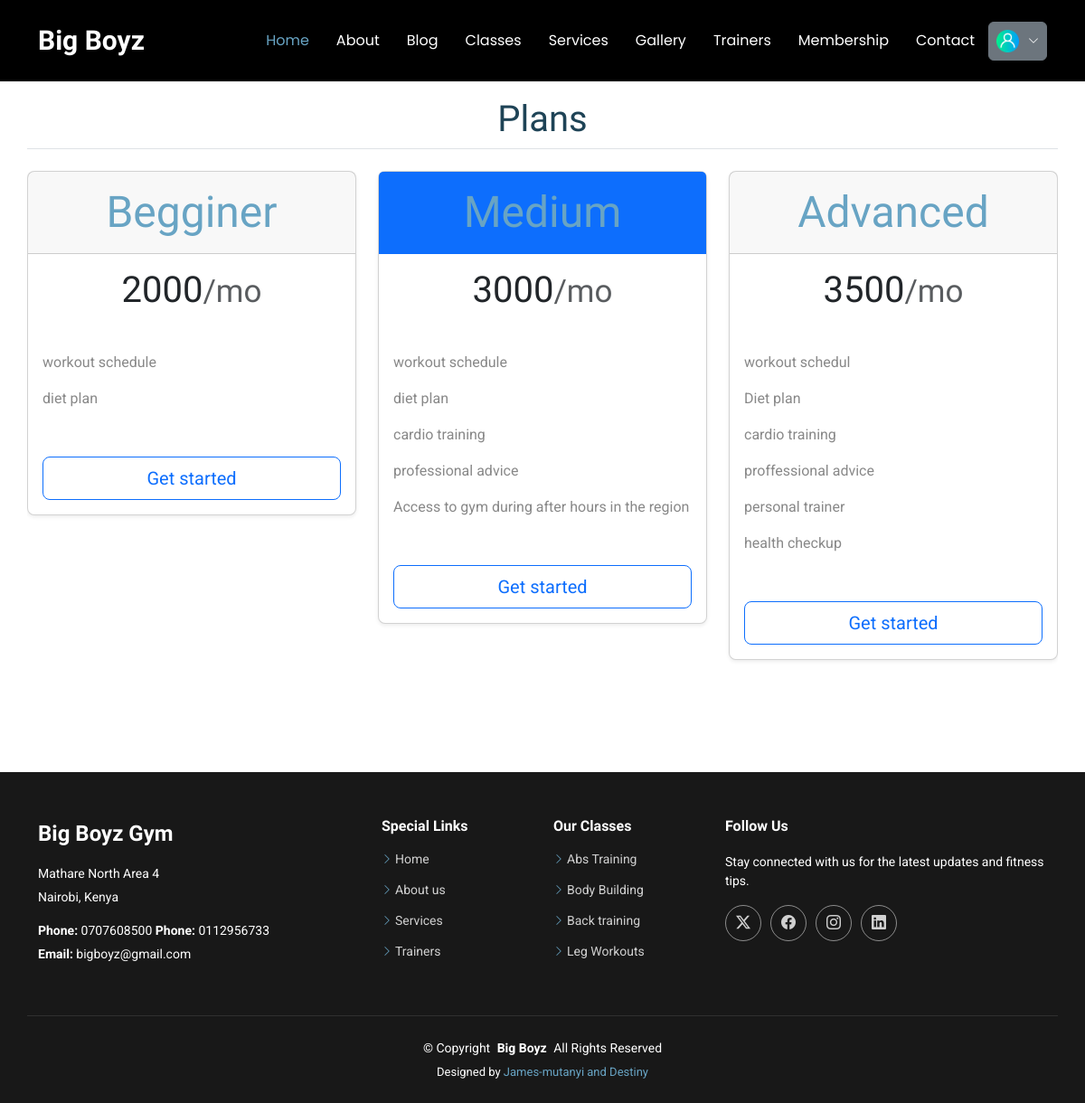
/subplan, run on the app's committed database.
### appone/models.py (models this page shows, shortened)
class SubscriptionPlan(models.Model):
    price =models.IntegerField()
    title =models.CharField(max_length=200)
    highlited=models.BooleanField(default=True, null=True)

class SubPlan(models.Model):
    title =models.CharField(max_length=200)
    subscriptionplan =models.ForeignKey(SubscriptionPlan, on_delete=models.CASCADE)

### appone/views.py (the view)
# urls.py: path('subplan',views.pricing, name="pricing"),
def pricing(request):
    price= SubscriptionPlan.objects.all()
    context={"price":price}
    return render(request, 'plans.html', context )

### templates/plans.html (shortened to what this page needs)
{% extends "base.html" %}
{% block content %}
<section class="container my-4 pricing section">
    <h1 class="text-center mb-4 section-heading border-bottom pb-2">Plans</h1>
  <main>
    <div class="row row-cols-1 row-cols-md-3 mb-3 text-center">
        {% for p in price %}
      <div class="col">
        <div class="card mb-4 rounded-3 shadow-sm">
            {% if p.highlited %}
          <div class="card-header py-3 text-white bg-primary border-primary">
            {%else%}
            <div class="card-header py-3">
            {% endif %}
            <h4 class="my-0 fw-normal">{{p.title}}</h4>
          </div>
          <div class="card-body">
            <h1 class="card-title pricing-card-title">{{p.price}}<small class="text-muted fw-light">/mo</small></h1>
            <ul class="list-unstyled mt-3 mb-4">
                {% for x in p.subplan_set.all  %}
                <li>{{x.title}}</li>
                {% endfor %}
            </ul>
            <a href="checkout.php" class="w-100 btn btn-lg btn-outline-primary">Get started</a>
          </div>
        </div>
      </div>
      {% endfor %}
    </div>
  </main>
</section>
{%endblock%}

### static/assets/css/main.css (style rules this page uses)
:root { --default-font: "Roboto", system-ui, -apple-system, "Segoe UI", Roboto, "Helvetica Neue", Arial, "Noto Sans", "Liberation Sans", sans-serif, "Apple Color Emoji", "Segoe UI Emoji", "Segoe UI Symbol", "Noto Color Emoji"; --heading-font: "Raleway", sans-serif; --nav-font: "Poppins", sans-serif; }
:root { --background-color: #ffffff; --default-color: #555555; --heading-color: #1e4356; --accent-color: #68a4c4; --surface-color: #ffffff; --contrast-color: #ffffff; }
:root { --nav-color: #ffffff; --nav-hover-color: #68a4c4; --nav-mobile-background-color: #817878; --nav-dropdown-background-color: #ffffff; --nav-dropdown-color: #312d2d; --nav-dropdown-hover-color: #68a4c4; }
:root { scroll-behavior: smooth; }
body { color: var(--default-color); background-color: var(--background-color); font-family: var(--default-font); }
a { color: var(--accent-color); text-decoration: none; transition: 0.3s; }
h1, h2, h3, h4, h5, h6 { color: var(--heading-color); font-family: var(--heading-font); }
section, .section { color: var(--default-color); background-color: var(--background-color); padding: 60px 0; scroll-margin-top: 90px; overflow: clip; }
.pricing h4 { font-size: 48px; color: var(--accent-color); font-family: var(--heading-font); font-weight: 400; }
.pricing ul { padding: 20px 0; list-style: none; color: color-mix(in srgb, var(--default-color), transparent 30%); text-align: left; line-height: 20px; }
.pricing ul li { padding: 10px 0; display: flex; align-items: center; }

### data on the page
SubscriptionPlan: title "Begginer", price "2000"
SubPlan: title "workout schedule"
SubPlan: title "diet plan"
SubscriptionPlan: title "Medium", price "3000"
SubPlan: title "workout schedule"
SubPlan: title "diet plan"
SubPlan: title "cardio training"
SubPlan: title "professional advice"
SubPlan: title "Access to gym during after hours in the region"
SubscriptionPlan: title "Advanced", price "3500"
SubPlan: title "workout schedul"
SubPlan: title "Diet plan"
SubPlan: title "cardio training"
SubPlan: title "proffessional advice"
SubPlan: title "personal trainer"
SubPlan: title "health checkup"
